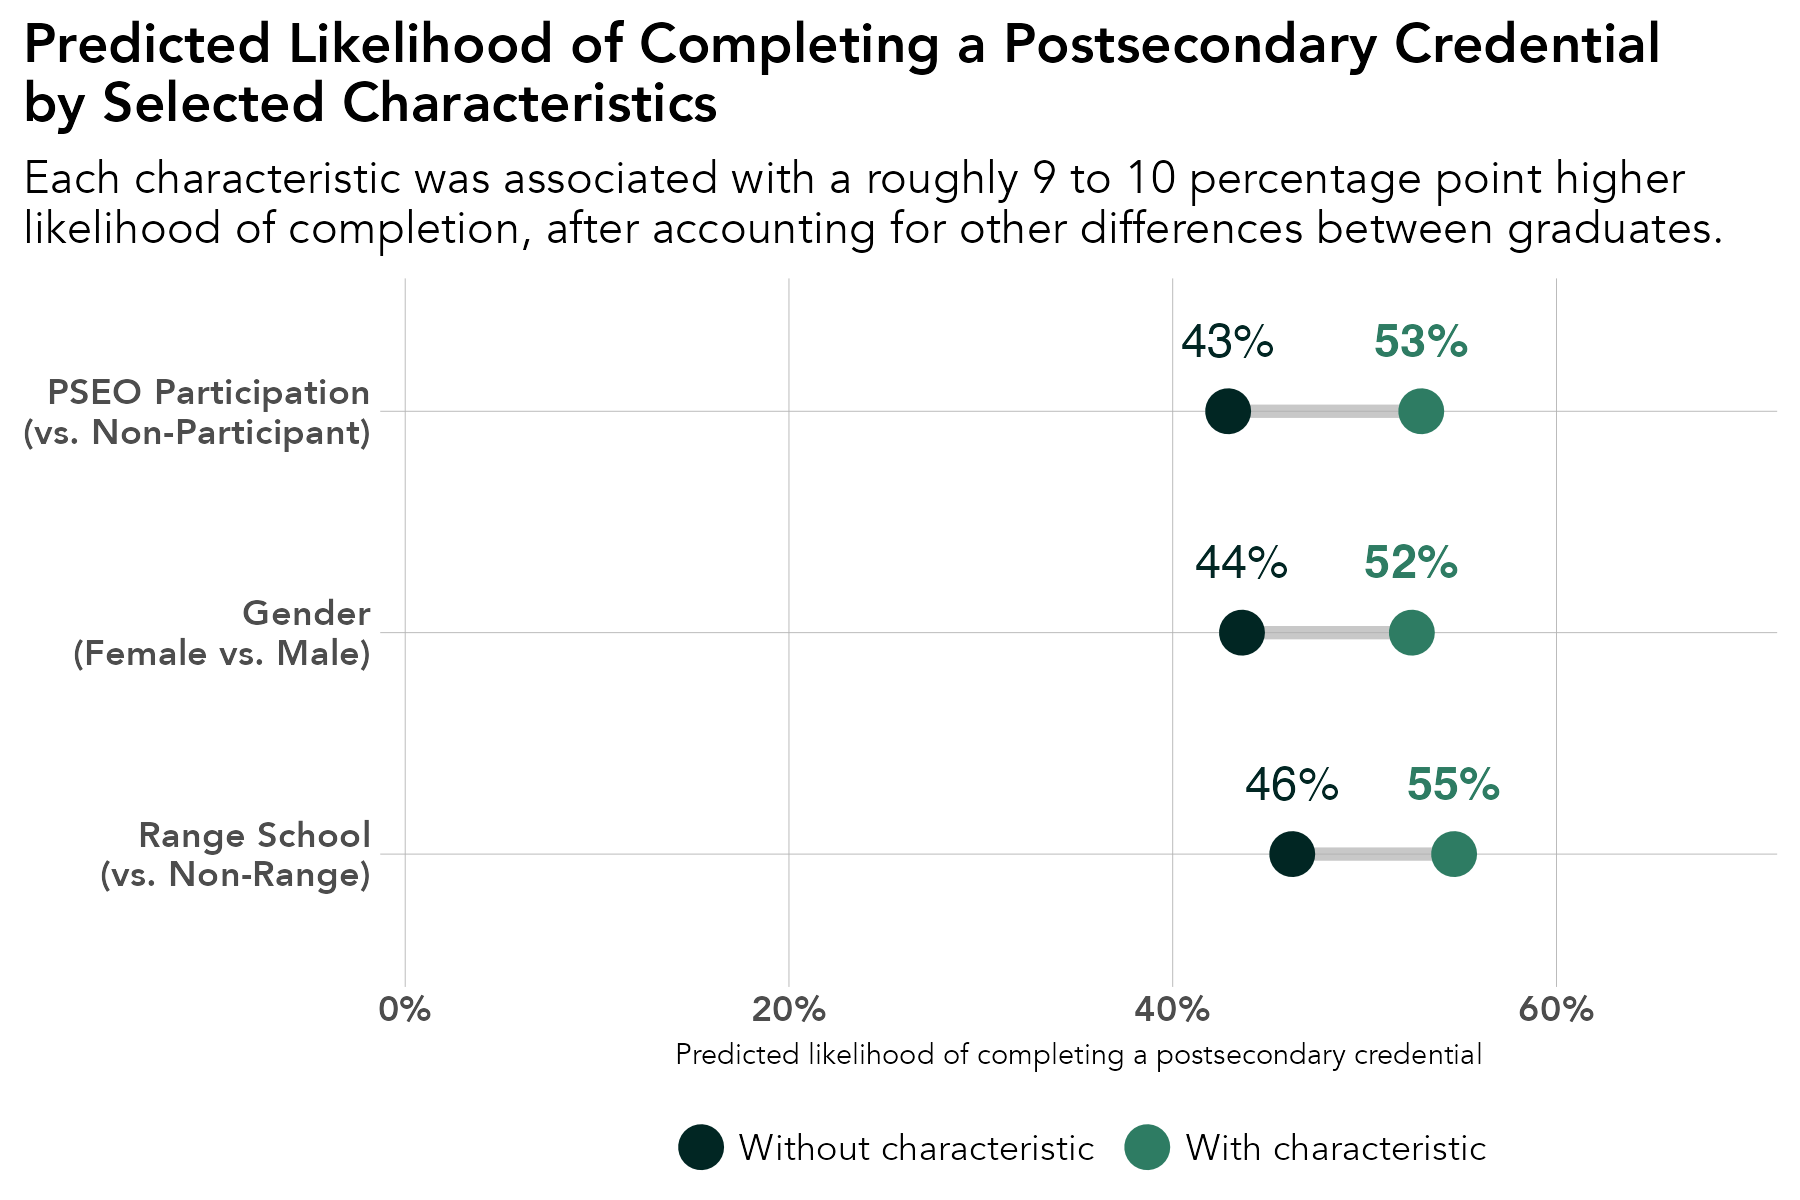

Reproduce this figure in R.
# library -----------------------------------------------------------------
library(tidyverse)
library(sf)
library(ggrepel)
library(scales)
library(ggiraph)
library(rmapshaper)
library(cowplot)
library(RColorBrewer)
library(readxl)
library(lubridate)
library(readxl)
library(systemfonts)
reset_font_cache()
library(ggtext)
library(janitor)
library(cowplot)


rm(list = ls())

# themes ------------------------------------------------------------------
theme_bar <- theme_bw() +
  theme(panel.grid.major = element_line(color = "grey70", size = 0.1),
        panel.grid.minor = element_blank(),
        axis.ticks = element_blank(),
        axis.text = element_text(face = "bold"),
        panel.border = element_blank(),
        legend.background = element_rect(fill = "transparent", color = "transparent"),
        legend.key = element_rect(fill = "transparent"),
        legend.key.size = unit(1, "lines"),
        legend.margin = margin(0,0,0,0),
        legend.title = element_blank(),
        legend.text = element_text(margin = margin(l = 2)),
        text = element_text(family = "Avenir") ,
        plot.title.position = "plot",
        plot.title = element_text(face = "bold"))

theme_line <- theme_bw() +
  theme(legend.background = element_rect(fill = "transparent", color = "transparent"),
        legend.key = element_rect(fill = "transparent"),
        legend.text = element_text(margin = margin(l = 2)),
        panel.grid.minor = element_blank(),
        panel.grid.major = element_line(color = "grey70", size = 0.1),
        axis.ticks = element_blank(),
        axis.text = element_text(face = "bold"),
        panel.border = element_blank(),
        legend.margin = margin(0,0,0,0),
        legend.key.size = unit(1, "lines"),
        text = element_text(family = "Avenir") ,
        plot.title.position = "plot",
        plot.title = element_text(face = "bold"))


theme_sf <- theme_bw() +
  theme(axis.text.x=element_blank(),
        axis.text.y=element_blank(),
        axis.ticks=element_blank(),
        panel.background = element_blank(),
        panel.grid.major = element_line(color = "white"),
        panel.border = element_blank(),
        legend.title = element_blank(),
        legend.text = element_text(margin = margin(l = 2)),
        legend.margin = margin(0,0,0,0),
        legend.key.size = unit(1, "lines"),
        text = element_text(family = "Avenir") ,
        plot.title.position = "plot",
        plot.title = element_text(face = "bold"))

regions <- read_csv("/Users/kellyasche/Library/CloudStorage/GoogleDrive-kasche@ruralmn.org/My Drive/Data Prep/R Projects/Join docs/county_regions.csv") %>%
  select(5,6) %>%
  unique() %>%
  mutate(edr = str_replace(edr, "  ", " "),
         planning.region = str_replace(planning.region, " Minnesota", ""),
         planning.region = fct_relevel(planning.region, "Northwest", "Northeast", "Central", "Seven County Mpls-St Paul", "Southwest", "Southeast"),
         edr = fct_relevel(edr, "EDR 1 - Northwest", "EDR 2 - Headwaters", "EDR 3 - Arrowhead", "EDR 4 - West Central", "EDR 5 - North Central", "EDR 6E- Southwest Central", "EDR 6W- Upper Minnesota Valley", "EDR 7E- East Central", "EDR 7W- Central", "EDR 8 - Southwest", "EDR 9 - South Central", "EDR 10 - Southeast", "EDR 11 - 7 County Twin Cities", "Minnesota"))

counties.regions <- read_csv("/Users/kellyasche/Library/CloudStorage/GoogleDrive-kasche@ruralmn.org/My Drive/Data Prep/R Projects/Join docs/county_regions.csv") %>%
  mutate(countyfp = formatC(countyfp, width = 3, flag = "0"),
         Name = str_to_title(Name),
         Name = str_replace(Name, "Q", "q"),
         Name = str_replace(Name, "Of The", "of the"),
         Name = str_replace(Name, "Mcleod", "McLeod"),
         Dem_Desc = ifelse(Name == "Minnesota", "Minnesota", Dem_Desc) ,
         edr = str_replace(edr, "  ", " "),
         planning.region = str_replace(planning.region, " Minnesota", ""),
         planning.region = fct_relevel(planning.region, "Northwest", "Northeast", "Central", "Seven County Mpls-St Paul", "Southwest", "Southeast"),
         edr = fct_relevel(edr, "EDR 1 - Northwest", "EDR 2 - Headwaters", "EDR 3 - Arrowhead", "EDR 4 - West Central", "EDR 5 - North Central", "EDR 6E- Southwest Central", "EDR 6W- Upper Minnesota Valley", "EDR 7E- East Central", "EDR 7W- Central", "EDR 8 - Southwest", "EDR 9 - South Central", "EDR 10 - Southeast", "EDR 11 - 7 County Twin Cities", "Minnesota"))

color.ruca <- c("Entirely rural" = "#009933", "Town/rural mix" = "#99CC33", "Urban/town/rural mix" = "#CC9966", "Entirely urban" = "#754C29", "Minnesota" = "black")

color.pr <- c("Northwest" = "#4575b4","Northeast" = "grey", "Central" = "#fee090", "Seven County Mpls-St Paul" = "#d73027", "Southwest" = "#91bfdb", "Southeast" = "#fc8d59", "Minnesota" = "black")

color.edr <- c("EDR 1 - Northwest" = "#b3cde3", "EDR 2 - Headwaters" = "#8c96c6", "EDR 3 - Arrowhead" = "#fe9929", "EDR 4 - West Central" = "#8856a7", "EDR 5 - North Central" = "#810f7c", "EDR 6E- Southwest Central" = "#e5f5f9", "EDR 6W- Upper Minnesota Valley" = "#bdc9e1", "EDR 7E- East Central" = "#99d8c9", "EDR 7W- Central" = "#2ca25f", "EDR 8 - Southwest" = "#74a9cf", "EDR 9 - South Central" = "#0570b0", "EDR 10 - Southeast" = "#d7301f", "EDR 11 - 7 County Twin Cities" = "#d8b365", "Minnesota" = "black")

color.pr.edr <- c ("Northwest" = "#4575b4","Northeast" = "#e0f3f8", "Central" = "#fee090", "Seven County Mpls-St Paul" = "#d73027", "Southwest" = "#91bfdb", "Southeast" = "#fc8d59", "Minnesota" = "black", "EDR 1 - Northwest" = "#b3cde3", "EDR 2 - Headwaters" = "#8c96c6", "EDR 3 - Arrowhead" = "#fe9929", "EDR 4 - West Central" = "#8856a7", "EDR 5 - North Central" = "#810f7c", "EDR 6E- Southwest Central" = "#e5f5f9", "EDR 6W- Upper Minnesota Valley" = "#bdc9e1", "EDR 7E- East Central" = "#99d8c9", "EDR 7W- Central" = "#2ca25f", "EDR 8 - Southwest" = "#74a9cf", "EDR 9 - South Central" = "#0570b0", "EDR 10 - Southeast" = "#d7301f", "EDR 11 - 7 County Twin Cities" = "#d8b365")

color.six <- c("#009933", "#4575b4", "grey", "#fee090", "#fc8d59", "#d73027")

mn_counties <- st_read("/Users/kellyasche/Library/CloudStorage/GoogleDrive-kasche@ruralmn.org/My Drive/Data Prep/R Projects/Shapefiles/County shapefiles/MNCounties_MNDOT.shp", quiet = TRUE) %>%
  ms_simplify(keep = .01, keep_shapes = TRUE) %>%
  rename("countyfp" = "FIPS_CODE")

primary_colors <- c("#012623", "#2E7C63", "#8B601F", "#9B3F24", "grey")

alt_colors     <- c("#012623", "#9B3F24", "#E6A762", "#8B601F", "#222222")

expanded_colors <- c("#012623",   # Deep Field Green
                     "#9B3F24",   # Earth Red
                     "#2E7C63",   # Community Green
                     "#E6A762",   # Warm Accent
                     "#8B601F",   # Heritage Brown
                     "#0F5952",   # Secondary Green
                     "#222222",   # Dark Neutral
                     "grey")      # Light-mid neutral


# Prep data ---------------------------------------------------------------

original <- read_csv("Data/SLEDS/Masters/Master-report-dataset.csv")

model_vars_dv2<- c("Gender", "RaceEthnicity", "economic.status", "SpecialEdStatus",
                   "english.learner", "Dem_Desc", "range.school", "avg.wages.pct.state", "avg.unemp.rate",
                   "pseo.participant", "took.ACT", "ACTCompositeScore", "ap.exam", "sat.taken",
                   "cte.achievement", "ps.grad")

master.model.dv2 <- original %>%
  filter(grad.year > 2010,
         grad.year <= 2019,
         ps.grad != "Attending ps") %>%
  select(PersonID, all_of(model_vars_dv2)) %>%
  filter(!is.na(pseo.participant)) %>%
  mutate(ps.grad = ifelse(ps.grad == "Y", "Yes", "No"),
         ps.grad = fct_relevel(ps.grad, "No"),
         Gender = fct_relevel(Gender, "M"),
         RaceEthnicity = fct_relevel(RaceEthnicity, "White"),
         economic.status = as_factor(economic.status),
         economic.status = fct_relevel(economic.status, "0"),
         SpecialEdStatus = as.character(SpecialEdStatus),
         SpecialEdStatus = fct_relevel(SpecialEdStatus, "0"),
         english.learner = as_factor(english.learner),
         english.learner = fct_relevel(english.learner, "0"),
         Dem_Desc = fct_relevel(Dem_Desc, "Entirely rural"),
         range.school = fct_relevel(range.school, "Non-range school"),
         pseo.participant = as.character(pseo.participant),
         pseo.participant = fct_relevel(pseo.participant, "0"),
         took.ACT = fct_relevel(took.ACT, "No"),
         ACTCompositeScore.filled = ifelse(is.na(ACTCompositeScore), 0, ACTCompositeScore),
         sat.taken = as_factor(sat.taken),
         sat.taken = fct_relevel(sat.taken, "0"),
         ap.exam = as_factor(ap.exam),
         ap.exam = fct_relevel(ap.exam, "0"),
         cte.achievement = fct_relevel(cte.achievement, "No CTE"))

model3_dv2 <- glm(
  ps.grad ~
    Gender +
    RaceEthnicity +
    economic.status +
    SpecialEdStatus +
    english.learner +
    Dem_Desc +
    range.school +
    avg.wages.pct.state +
    avg.unemp.rate +
    pseo.participant +
    took.ACT +
    ACTCompositeScore.filled +
    ap.exam + 
    sat.taken +
    cte.achievement,
  family = binomial,
  data = master.model.dv2
)


# ---- Organizational color palette ----
color_baseline <- "#012623"  # Deep Field Green
color_highlight <- "#2E7C63" # Community Green

# ---- Helper: average marginal effect (marginal standardization) ----
amp <- function(model, data, var, value) {
  data[[var]] <- value
  mean(predict(model, newdata = data, type = "response"))
}

# ---- Compute both values for each characteristic ----

dumbbell_data <- tibble(
  characteristic = c("Gender\n(Female vs. Male)",
                     "Range School\n(vs. Non-Range)",
                     "PSEO Participation\n(vs. Non-Participant)"),
  baseline_pct = c(
    amp(model3_dv2, master.model.dv2, "Gender", "M"),
    amp(model3_dv2, master.model.dv2, "range.school", "Non-range school"),
    amp(model3_dv2, master.model.dv2, "pseo.participant", "0")
  ),
  higher_pct = c(
    amp(model3_dv2, master.model.dv2, "Gender", "F"),
    amp(model3_dv2, master.model.dv2, "range.school", "Range school"),
    amp(model3_dv2, master.model.dv2, "pseo.participant", "1")
  )
) %>%
  mutate(
    gap = higher_pct - baseline_pct,
    characteristic = fct_reorder(characteristic, gap)
  )

# ---- Dumbbell chart, with a proper legend ----

ggplot(dumbbell_data, aes(y = characteristic)) +
  geom_segment(aes(x = baseline_pct, xend = higher_pct, yend = characteristic),
               color = "#B0B0B0", linewidth = 1.5, alpha = 0.7) +
  geom_point(aes(x = baseline_pct, color = "Without characteristic"), size = 4.5) +
  geom_point(aes(x = higher_pct, color = "With characteristic"), size = 4.5) +
  geom_text(aes(x = baseline_pct, label = percent(baseline_pct, accuracy = 1)),
            vjust = -1.6, size = 4, color = color_baseline) +
  geom_text(aes(x = higher_pct, label = percent(higher_pct, accuracy = 1)),
            vjust = -1.6, size = 4, color = color_highlight, fontface = "bold") +
  scale_color_manual(
    name = NULL,
    values = c("Without characteristic" = color_baseline, 
               "With characteristic" = color_highlight),
    breaks = c("Without characteristic", "With characteristic")
  ) +
  scale_x_continuous(labels = percent, limits = c(0, 0.65),
                     expand = expansion(mult = c(0.02, 0.1))) +
  labs(
    x = "Predicted likelihood of completing a postsecondary credential",
    y = NULL,
    title = "Predicted Likelihood of Completing a Postsecondary Credential\nby Selected Characteristics",
    subtitle = "Each characteristic was associated with a roughly 9 to 10 percentage point higher\nlikelihood of completion, after accounting for other differences between graduates."
  ) +
  theme_bar +
  theme(legend.position = "bottom",
        axis.title.x = element_text(size = 7))


ggsave(filename = "Charts/Draft 5/ps-grad-gender-range-school-pseo.pdf", device = cairo_pdf, dpi = "print", width = 6, height = 4)

ggsave(filename = "Charts/Draft 5/ps-grad-gender-range-school-pseo.png", dpi = "print", width = 6, height = 4)
